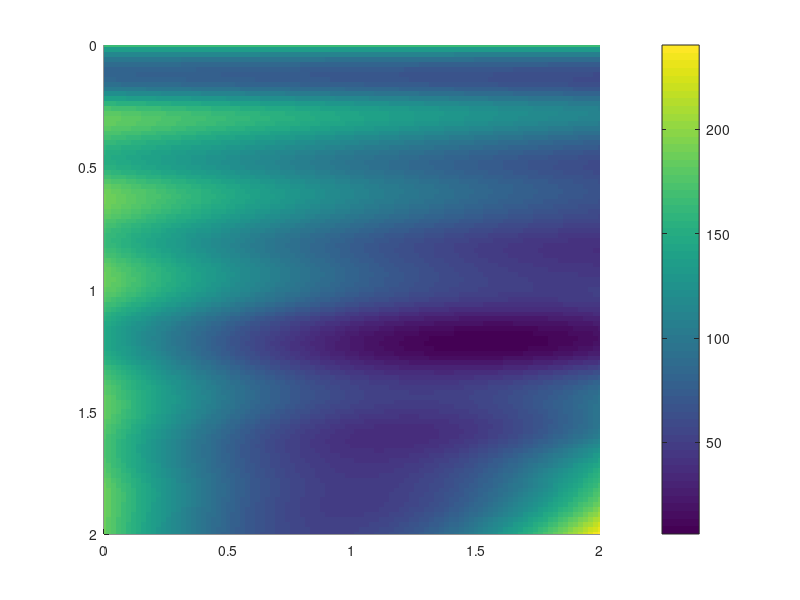

Source code (MATLAB): (Note: this script raises an error after producing the figure.)
% Newton's method example
% invert for m1, m2 using simple forward model
% d = sin(w0*m1*x) + m1*m2
% given w0 and x


%%%%%%%%%%%%%%%%%%%%%%%%%%%%%%%%%%%%%%
%%Make synthetic data
N=40;
xmin=0;
xmax=1.0;
Dx=(xmax-xmin)/(N-1);
x = Dx*[0:N-1]';

% true model parameters
mtrue = [1.21, 1.54]';

w0=20;
dtrue = sin(w0*mtrue(1)*x) + mtrue(1)*mtrue(2);
sd=0.4; %data standard deviation
dobs = dtrue + random('Normal',0,sd,N,1);




%%%%%%%%%%%%%%%%%%%%%%%%%%%%%%%%%%%%%%%%%%%%%%%%%%%%
% 2D grid, for plotting residuals
L = 101;
Dm = 0.02;
m1min=0;
m2min=0;
m1a = m1min+Dm*[0:L-1]';
m2a = m2min+Dm*[0:L-1]';
m1max = m1a(L);
m2max = m2a(L);

% compute error (sum of squared residuals), E, on grid for plotting 
E = zeros(L,L);
for j = [1:L]
for k = [1:L]
    dpre = sin(w0*m1a(j)*x) + m1a(j)*m2a(k);
    E(j,k) = (dobs-dpre)'*(dobs-dpre);
end
end

figure(2);
hold on;
axis( [m2min, m2max, m1min, m1max] );
axis ij;
imagesc( [m2min, m2max], [m1min, m1max], E);
c=colorbar;
c.FontSize = 15;
xlabel('m2');
ylabel('m1');
plot( mtrue(2), mtrue(1), 'go', 'LineWidth', 3 );
ax = gca;
ax.XAxis.FontSize = 15;
ax.YAxis.FontSize = 15;
title('Sum of Squared Residuals','fontsize',15)

%%%%%%%%%%%%%%%%%%%%%%%%%%%%%%%%%%%%%%%%%%%%%%%%%%%%%%%
% Newton's method, calculate derivatives
% y = sin( w0 m1  x) + m1 m2;
% dy/dm1 = w0 x cos( w0 m1 x) + m2
% dy/dm2 = m2

% initial guess and corresponding error
m0=[1.15,1]';
dhat = sin(w0*m0(1)*x) + m0(1)*m0(2);
Eg = (dobs-dhat)'*(dobs-dhat);
plot( m0(2), m0(1), 'ws', 'LineWidth', 2 , 'markersize', 15);

% save solution and minimum error as a function of iteration number
Niter=20;
Ehis=zeros(Niter+1,1);  %history of errors
m1his=zeros(Niter+1,1); %history of m1 values
m2his=zeros(Niter+1,1); %history of m2 values
%store initial guess
Ehis(1)=Eg;
m1his(1)=m0(1);  
m2his(1)=m0(2);

% iterate to improve initial guess
M = length(mtrue);
G = zeros(N,M);
mg = m0;
for k = [1:Niter]

    dhat = sin( w0*mg(1)*x) + mg(1)*mg(2);
    dd = dobs-dhat;
    Eg=dd'*dd;
    Ehis(k+1)=Eg;
    
    %derivatie matrix
    G = zeros(N,2);
    G(:,1) = w0 * x .* cos( w0 * mg(1) * x ) + mg(2);
    G(:,2) = mg(2)*ones(N,1);
    
    % least squares solution for incremental improvement, dm
    dm = (G'*G)\(G'*dd);
    
    % update
    mg = mg+dm;
    
    %show update on the plot
    plot( mg(2), mg(1), 'wo', 'LineWidth', 2 );
    
    m1his(k+1)=mg(1);
    m2his(k+1)=mg(2);
    
    %show step as a line on the plot
    plot( [m2his(1+k-1), m2his(1+k) ], [m1his(1+k-1), m1his(1+k) ], 'r', 'LineWidth', 2 );
    
end

%final estimate for m1, m2
m1hat = m1his(Niter+1);
m2hat = m2his(Niter+1);

plot( mtrue(2), mtrue(1), 'go', 'LineWidth', 2 );
plot( mg(2), mg(1), 'ro', 'LineWidth', 2 );
    
%plot history of iterations
figure(3);
clf;
subplot(3,1,1);
set(gca,'LineWidth',2);
hold on;
plot( [0:Niter], Ehis, 'k-', 'LineWidth', 2 );
xlabel('iteration');
ylabel('E');
subplot(3,1,2)
set(gca,'LineWidth',2);
hold on;
plot( [0, Niter], [mtrue(1), mtrue(1)], 'r', 'LineWidth', 2 );
plot( [0:Niter], m1his, 'k-', 'LineWidth', 2 );
xlabel('iteration');
ylabel('m_1');
subplot(3,1,3);
set(gca,'LineWidth',2);
hold on;
plot( [0, Niter], [mtrue(2), mtrue(2)], 'r', 'LineWidth', 2 );
plot( [0:Niter], m2his, 'k-', 'LineWidth', 2 );
xlabel('iteration');
ylabel('m_2');
    
% evaluate prediction and plot it


% plot data and fit
figure(1);
hold on;
axis( [0, xmax, 0, 4 ] );
plot(x,dtrue,'b','LineWidth',2);
plot(x,dobs,'ko','LineWidth',2);
xlabel('x');
ylabel('d');

dpre = sin(w0*m1hat*x) + m1hat*m2hat;
plot(x,dpre,'r-','LineWidth',3);
legend('true','data with errors','best-fitting','fontsize',15)


ax = gca;
ax.XAxis.FontSize = 15;
ax.YAxis.FontSize = 15;
grid on